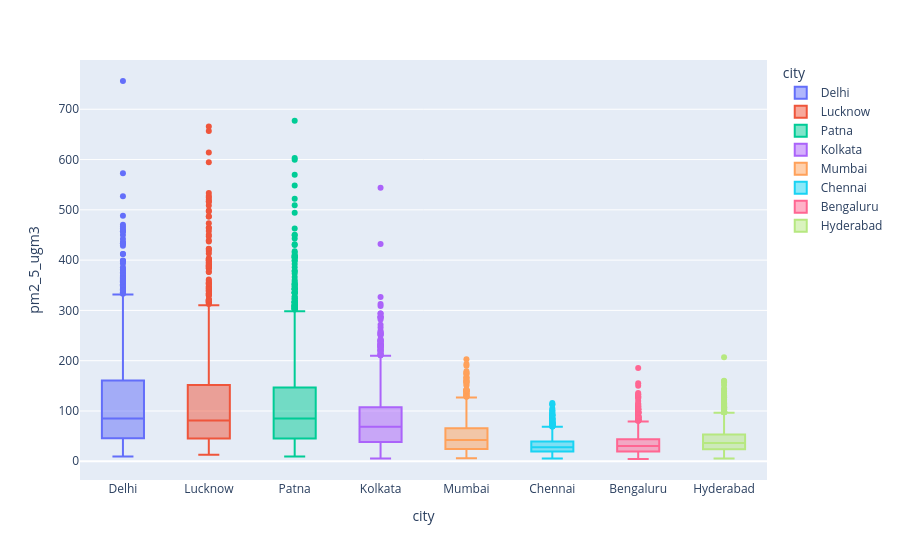

The notebook cell this image was saved under:
### Code cell
#Boxplot - segregated by cities
px.box(df, x="city", y="pm2_5_ugm3", color="city").show()

### Figure 1 — Plotly figure (JSON) as saved in the notebook; plotly's stock layout.template omitted (floating-point values rounded to 4 significant figures; data arrays with more than 128 entries replaced by an {"elided": "..."} marker saying what was removed)
{"data": [{"alignmentgroup": "True", "hovertemplate": "city=%{x}<br>pm2_5_ugm3=%{y}<extra></extra>", "legendgroup": "Delhi", "marker": {"color": "#636efa"}, "name": "Delhi", "notched": false, "offsetgroup": "Delhi", "orientation": "v", "showlegend": true, "type": "box", "x": {"elided": "1970 str values"}, "x0": " ", "xaxis": "x", "y": {"elided": "1970 float values"}, "y0": " ", "yaxis": "y"}, {"alignmentgroup": "True", "hovertemplate": "city=%{x}<br>pm2_5_ugm3=%{y}<extra></extra>", "legendgroup": "Lucknow", "marker": {"color": "#EF553B"}, "name": "Lucknow", "notched": false, "offsetgroup": "Lucknow", "orientation": "v", "showlegend": true, "type": "box", "x": {"elided": "1967 str values"}, "x0": " ", "xaxis": "x", "y": {"elided": "1967 float values"}, "y0": " ", "yaxis": "y"}, {"alignmentgroup": "True", "hovertemplate": "city=%{x}<br>pm2_5_ugm3=%{y}<extra></extra>", "legendgroup": "Patna", "marker": {"color": "#00cc96"}, "name": "Patna", "notched": false, "offsetgroup": "Patna", "orientation": "v", "showlegend": true, "type": "box", "x": {"elided": "2051 str values"}, "x0": " ", "xaxis": "x", "y": {"elided": "2051 float values"}, "y0": " ", "yaxis": "y"}, {"alignmentgroup": "True", "hovertemplate": "city=%{x}<br>pm2_5_ugm3=%{y}<extra></extra>", "legendgroup": "Kolkata", "marker": {"color": "#ab63fa"}, "name": "Kolkata", "notched": false, "offsetgroup": "Kolkata", "orientation": "v", "showlegend": true, "type": "box", "x": {"elided": "1948 str values"}, "x0": " ", "xaxis": "x", "y": {"elided": "1948 float values"}, "y0": " ", "yaxis": "y"}, {"alignmentgroup": "True", "hovertemplate": "city=%{x}<br>pm2_5_ugm3=%{y}<extra></extra>", "legendgroup": "Mumbai", "marker": {"color": "#FFA15A"}, "name": "Mumbai", "notched": false, "offsetgroup": "Mumbai", "orientation": "v", "showlegend": true, "type": "box", "x": {"elided": "1990 str values"}, "x0": " ", "xaxis": "x", "y": {"elided": "1990 float values"}, "y0": " ", "yaxis": "y"}, {"alignmentgroup": "True", "hovertemplate": "city=%{x}<br>pm2_5_ugm3=%{y}<extra></extra>", "legendgroup": "Chennai", "marker": {"color": "#19d3f3"}, "name": "Chennai", "notched": false, "offsetgroup": "Chennai", "orientation": "v", "showlegend": true, "type": "box", "x": {"elided": "1798 str values"}, "x0": " ", "xaxis": "x", "y": {"elided": "1798 float values"}, "y0": " ", "yaxis": "y"}, {"alignmentgroup": "True", "hovertemplate": "city=%{x}<br>pm2_5_ugm3=%{y}<extra></extra>", "legendgroup": "Bengaluru", "marker": {"color": "#FF6692"}, "name": "Bengaluru", "notched": false, "offsetgroup": "Bengaluru", "orientation": "v", "showlegend": true, "type": "box", "x": {"elided": "1970 str values"}, "x0": " ", "xaxis": "x", "y": {"elided": "1970 float values"}, "y0": " ", "yaxis": "y"}, {"alignmentgroup": "True", "hovertemplate": "city=%{x}<br>pm2_5_ugm3=%{y}<extra></extra>", "legendgroup": "Hyderabad", "marker": {"color": "#B6E880"}, "name": "Hyderabad", "notched": false, "offsetgroup": "Hyderabad", "orientation": "v", "showlegend": true, "type": "box", "x": {"elided": "2047 str values"}, "x0": " ", "xaxis": "x", "y": {"elided": "2047 float values"}, "y0": " ", "yaxis": "y"}], "layout": {"boxmode": "overlay", "legend": {"title": {"text": "city"}, "tracegroupgap": 0}, "margin": {"t": 60}, "xaxis": {"anchor": "y", "categoryarray": ["Delhi", "Lucknow", "Patna", "Kolkata", "Mumbai", "Chennai", "Bengaluru", "Hyderabad"], "categoryorder": "array", "domain": [0, 1], "title": {"text": "city"}}, "yaxis": {"anchor": "x", "domain": [0, 1], "title": {"text": "pm2_5_ugm3"}}}}
